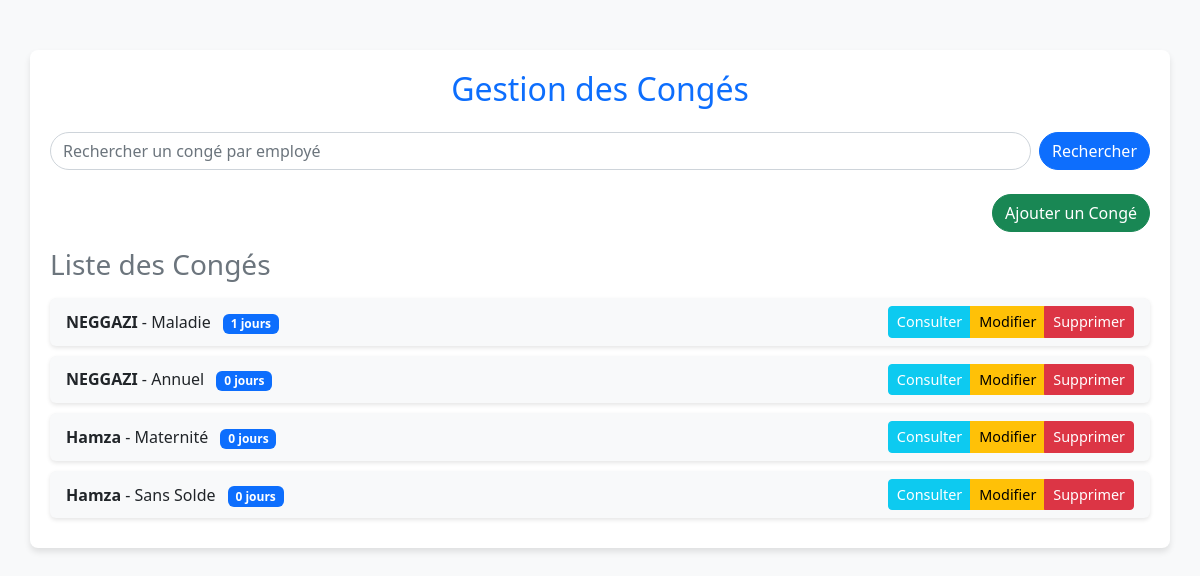
The page /conges/ on the database as committed earlier.
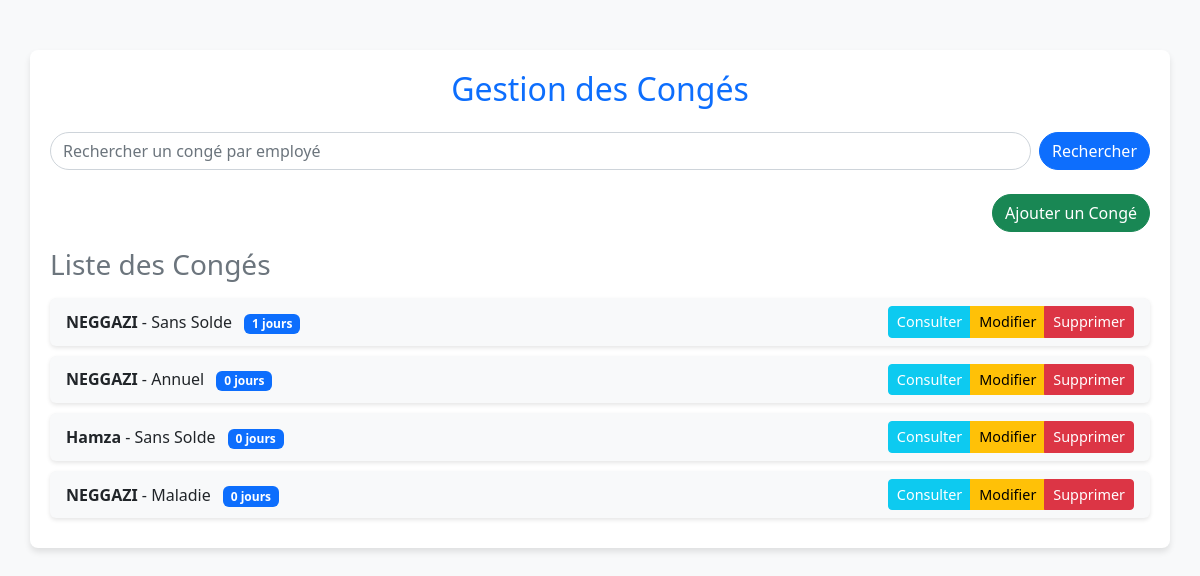
The same page on the database as committed later.
### app1/models.py (models this page shows, shortened)
class Conge(models.Model):
    TYPE_CONGE_CHOICES = [
        ('Annuel', 'Congé Annuel'),
        ('Maladie', 'Congé Maladie'),
        ('Maternité', 'Congé Maternité/Paternité'),
        ('Sans Solde', 'Congé Sans Solde'),
    ]
    employe = models.ForeignKey(
        Employe,
        on_delete=models.CASCADE,
        related_name="conges",
        verbose_name="Employé"
    )
    type_conge = models.CharField(
        max_length=20,
        choices=TYPE_CONGE_CHOICES,
        verbose_name="Type de congé"
    )
    date_debut = models.DateField(verbose_name="Date de début")
    date_fin = models.DateField(verbose_name="Date de fin")
    jours_utilises = models.PositiveIntegerField(editable=False, verbose_name="Jours utilisés")
    solde_initial = models.PositiveIntegerField(verbose_name="Solde initial")
    solde_restant = models.PositiveIntegerField(verbose_name="Solde restant", editable=False)
    class Meta:
        verbose_name = "Congé"
        verbose_name_plural = "Congés"
        ordering = ['-date_debut']  # Tri par date de début décroissante

class Employe(models.Model):
    HOMME = 'H'
    FEMME = 'F'
    SEXE_CHOICES = [
        (HOMME, 'Homme'),
        (FEMME, 'Femme'),
    ]
    nom = models.CharField(max_length=100, verbose_name="Nom")
    prenom = models.CharField(max_length=100, verbose_name="Prénom")
    date_naissance = models.DateField(verbose_name="Date de naissance")
    date_embauche = models.DateField(verbose_name="Date d'embauche")
    adresse = models.TextField(verbose_name="Adresse")
    service = models.ForeignKey(
        'Service',
        on_delete=models.SET_NULL,
        null=True,
        blank=True,
        verbose_name="Service"
    )
    competences = models.TextField(verbose_name="Compétences", blank=True)
    historique_professionnel = models.TextField(verbose_name="Historique professionnel", blank=True)
    sexe = models.CharField(
        max_length=1,
        choices=SEXE_CHOICES,
        verbose_name="Sexe",
        default=HOMME,  # Par défaut, l'employé est masculin
    )
    class Meta:
        verbose_name = "Employé"
        verbose_name_plural = "Employés"
        ordering = ['nom', 'prenom']  # Tri par nom puis prénom

### app1/views.py (the view)
# urls.py: path('conges/', views.recherche_conge, name='recherche_conge'),
def recherche_conge(request):
    query = request.GET.get('q', '')
    if query:
        conges = Conge.objects.filter(employe__nom__icontains=query)  # Filtrer par nom de l'employé
    else:
        conges = Conge.objects.all()  # Récupérer tous les congés
    context = {
        'conges': conges,
        'query': query,
    }
    return render(request, 'recherche_conge.html', context)

### app1/templates/recherche_conge.html (shortened to what this page needs)
{% load static %}
<!DOCTYPE html>
<html lang="fr">
<head>
    <link rel="stylesheet" href="{% static 'css/bootstrap.min.css' %}">
</head>
<body>
<div class="container main-container">
    <h2 class="text-center text-primary mb-4">Gestion des Congés</h2>
    <form method="GET" class="search-form d-flex mb-4">
        <input type="text" name="q" class="form-control me-2" placeholder="Rechercher un congé par employé" value="{{ query }}">
        <button type="submit" class="btn btn-primary btn-custom">Rechercher</button>
    </form>
    <div class="text-end mb-3">
        <a href="{% url 'ajouter_conge' %}" class="btn btn-success btn-custom">Ajouter un Congé</a>
    </div>
    <h3 class="text-secondary mb-3">Liste des Congés</h3>
    <div class="list-group">
        {% for conge in conges %}
            <div class="list-group-item d-flex justify-content-between align-items-center bg-light">
                <div>
                    <strong>{{ conge.employe.nom }}</strong> - {{ conge.type_conge }}
                    <span class="badge bg-primary ms-2">{{ conge.solde_restant }} jours</span>
                </div>
                <div class="btn-group" role="group">
                    <a href="{% url 'details_conge' conge.id %}" class="btn btn-info btn-sm text-white">Consulter</a>
                    <a href="{% url 'edit_conge' conge.id %}" class="btn btn-warning btn-sm">Modifier</a>
                    <a href="{% url 'delete_conge' conge.id %}" class="btn btn-danger btn-sm">Supprimer</a>
                </div>
            </div>
        {% empty %}
            <p class="text-center no-conge">Aucun congé trouvé.</p>
        {% endfor %}
    </div>
</div>
</body>
</html>

Rows that differ between the two databases and show on the page:
removed Conge: employe.nom "Hamza", type_conge "Maternité", solde_restant "0"
changed Conge (number 1 of 4 on the later page): type_conge "Maladie" → "Sans Solde"
added Conge: employe.nom "NEGGAZI", type_conge "Maladie", solde_restant "0"
